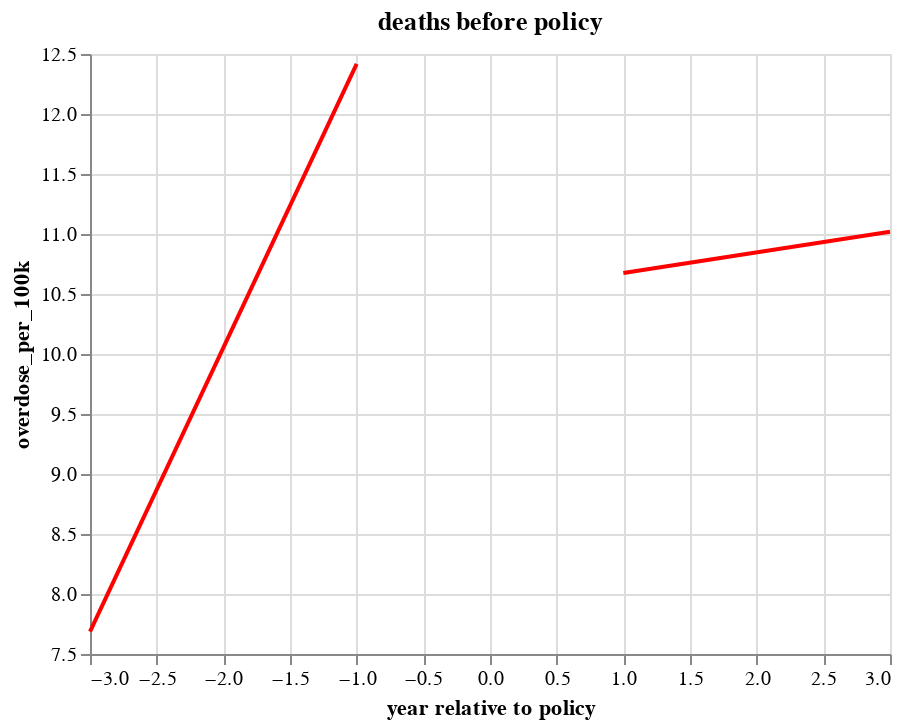

The notebook cell saved with this chart:
### Code cell
fit_b4 + fit_after

### Figure 1 — Vega-Lite specification as saved in the notebook (floating-point values rounded to 4 significant figures)
{"config": {"view": {"continuousWidth": 400, "continuousHeight": 300}}, "layer": [{"data": {"name": "data-a2702a7e9e889a7f9b444e25420e1d1c"}, "mark": "line", "encoding": {"color": {"value": "red"}, "x": {"field": "year relative to policy", "scale": {"zero": false}, "type": "quantitative"}, "y": {"field": "overdose_per_100k", "scale": {"zero": false}, "type": "quantitative"}}, "title": "deaths before policy", "transform": [{"on": "year relative to policy", "regression": "overdose_per_100k"}]}, {"data": {"name": "data-62a31d00ba8e1f1d76c06a6982492a56"}, "mark": "line", "encoding": {"color": {"value": "red"}, "x": {"field": "year relative to policy", "scale": {"zero": false}, "type": "quantitative"}, "y": {"field": "overdose_per_100k", "scale": {"zero": false}, "type": "quantitative"}}, "title": "deaths after policy", "transform": [{"on": "year relative to policy", "regression": "overdose_per_100k"}]}], "$schema": "https://vega.github.io/schema/vega-lite/v4.17.0.json", "datasets": {"data-a2702a7e9e889a7f9b444e25420e1d1c": [{"Year": 2004.0, "overdose_per_100k": 8.103, "year relative to policy": -3}, {"Year": 2005.0, "overdose_per_100k": 9.22, "year relative to policy": -2}, {"Year": 2006.0, "overdose_per_100k": 12.83, "year relative to policy": -1}], "data-62a31d00ba8e1f1d76c06a6982492a56": [{"Year": 2008.0, "overdose_per_100k": 10.32, "year relative to policy": 1}, {"Year": 2009.0, "overdose_per_100k": 11.57, "year relative to policy": 2}, {"Year": 2010.0, "overdose_per_100k": 10.66, "year relative to policy": 3}]}}
